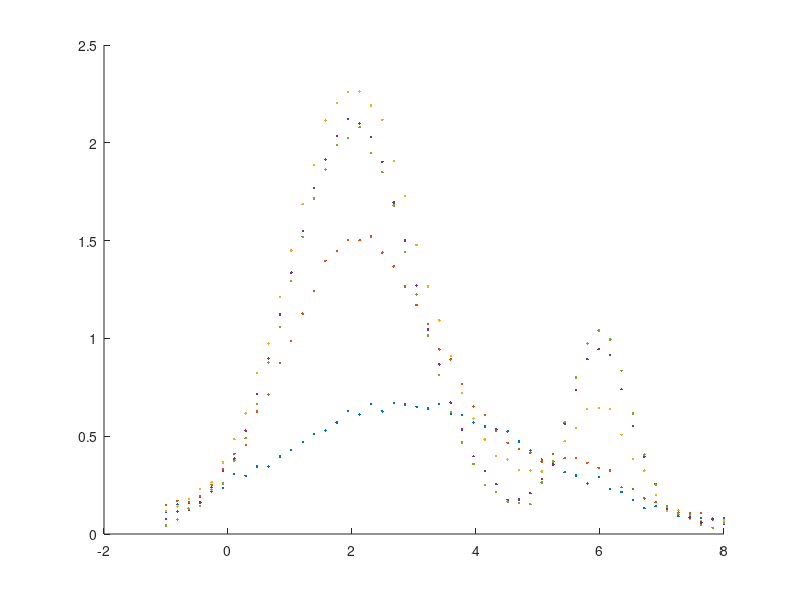

The MATLAB source for this figure: (Note: this script raises an error after producing the figure.)
% Example for the global fit class (GlobalFitSimple)

% Fit a set of Gaussians whose amplitude is varying but whose
% position and width are fixed

clear all
close all

rng(1)  % Set a seed for the random number generation (for reproducibility)

Gaussian = @(x, A, x0, s) A*exp(-(x-x0).^2/(2*s.^2));
model = @(x, p) Gaussian(x, p(1), p(2), p(3)) + Gaussian(x, p(4), p(5), p(6)) + ...
    Gaussian(x, p(7), p(8), p(9));  % Sum of three Gaussians

% Parameters for the simulated dataset
% Five datasets (one row per dataset): exponentials with the same decay
% time, but different amplitudes

x0_1 = 2;  % Common positions and widths
x0_2 = 3;
x0_3 = 6;
s_1 = 1;
s_2 = 2;
s_3 = 0.5;
for i=1:5
    pars(i,:) = [1 + tanh((i-2)*2), x0_1, s_1, ...
        0.3*(1 + tanh(3-i)), x0_2, s_2, ...
        0.5*(1 + tanh(i-3)), x0_3, s_3];
end

N = 50;  % Points per curve
noise = 0.05;  % Poisson noise on the data

% Generate and plot data
figure()
hold on
for i=1:size(pars, 1)
    xData{i} = linspace(-1, 8, N);
    yData{i} = model(xData{i}, pars(i,:)) + ...
        noise/10*poissrnd(10, size(xData{i}));
    plot(xData{i}, yData{i}, '.')
end
hold off

gf = GlobalFitSimple();  % Instantiate the class
gf.setData(xData, yData);  % Set the data to fit

% 9 -> number of parameters. The last array tells whether a parameter is local or global
gf.setModel(model, 9, [0 1 1 0 1 1 0 1 1])
% Set start point (for all data). randn moves them from the true value
gf.setStart(pars.*(1+0.1*randn(size(pars))))
gf.fit()  % Run the fit!
fit_pars = gf.getFittedParameters();  % Retrieve the fitted parameters...
fit_errs = gf.getParamersErrors();  % ...and their errors

% Evaluate and plot the fit
hold on
for i=1:size(pars, 1)
    yData{i} = model(xData{i}, fit_pars(i,:));
    plot(xData{i}, yData{i}, '-')
end
hold off

% Compare simulated and fitted populations
figure()
hold on
plot(pars(:,1))
plot(fit_pars(:,1), 'o')
plot(pars(:,4))
plot(fit_pars(:,4), 'o')
plot(pars(:,7))
plot(fit_pars(:,7), 'o')
hold off
legend('First population (true)', 'First population (fitted)', ...
    'Second population (true)', 'Second population (fitted)',...
    'Third population (true)', 'Third population (fitted)');